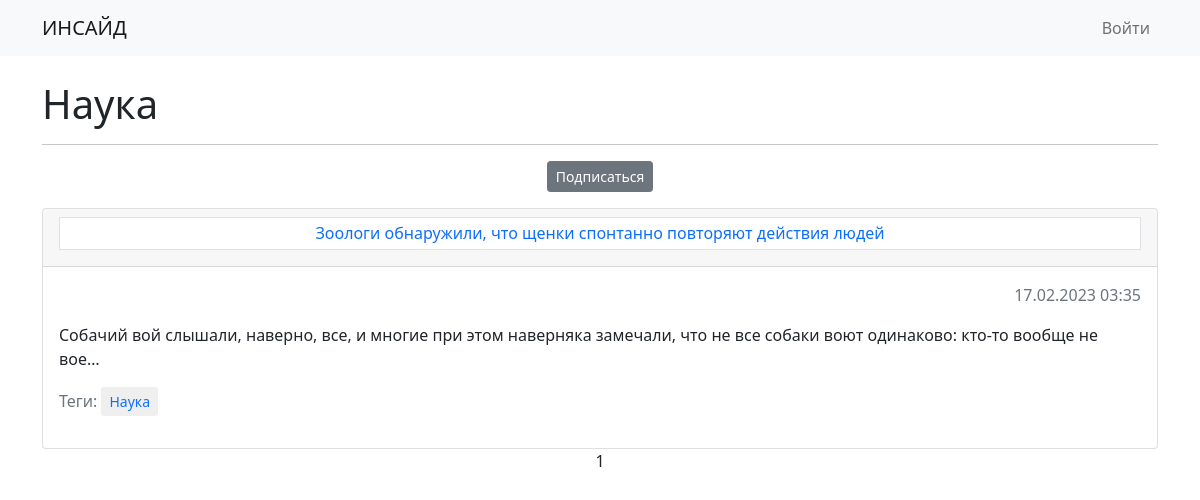
The app's page /news/categories/4, older data.
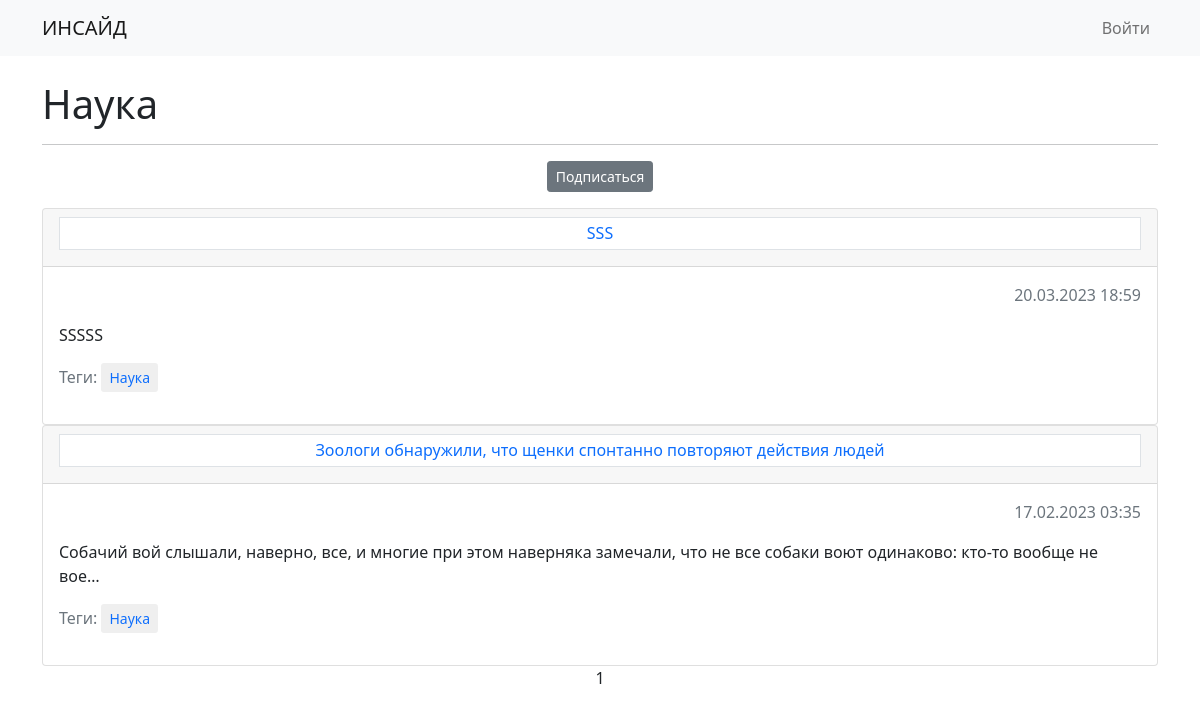
The same page, newer data.
### news/models.py (models this page shows, shortened)
class Post(models.Model):
    POST_TYPES = (
        ('N', 'Новость'),
        ('A', 'Статья'),
    )
    post_type = models.CharField(max_length=1, choices=POST_TYPES, verbose_name='Тип новости')
    headline = models.CharField(max_length=255, verbose_name='Заголовок')
    body_text = models.TextField(verbose_name='Текст')
    pub_date = models.DateTimeField(auto_now_add=True, verbose_name='Дата публикации')
    author = models.ForeignKey(Author, on_delete=models.CASCADE, verbose_name='Автор')
    category = models.ManyToManyField(Category, through='PostCategory', verbose_name='Категория')
    rating = models.IntegerField(default=0, verbose_name='Рейтинг')
    class Meta:
        verbose_name = 'Публикация'
        verbose_name_plural = 'Публикации'
    def preview(self):
        return f'{self.body_text[0:124]}...'
    preview.short_description = 'Превью'
    def display_category(self):
        return ', '.join([category.name for category in self.category.all()[:3]])
    display_category.short_description = 'Категория'

class Category(models.Model):
    name = models.CharField(max_length=50, unique=True, verbose_name='Название категории')
    subscribers = models.ManyToManyField(User, blank=True, null=True, related_name='categories')
    class Meta:
        verbose_name = 'Категория'
        verbose_name_plural = 'Категории'
    def __str__(self):
        return self.name

### news/views.py (the view)
# urls.py: path('categories/<int:pk>', CategoryListView.as_view(), name='category-list'),
class CategoryListView(NewsList):
    model = Post
    template_name = 'category_list.html'
    context_object_name = 'category_news_list'
    def get_queryset(self):
        self.category = get_object_or_404(Category, id=self.kwargs['pk'])
        queryset = Post.objects.filter(category=self.category).order_by('-pub_date')
        return queryset
    def get_context_data(self, **kwargs):
        context = super().get_context_data(**kwargs)
        context['is_not_subscriber'] = self.request.user not in self.category.subscribers.all()
        context['category'] = self.category
        return context

### news/censor.py (called while the page is built)
def censor_list():
    cens_list = []
    for i in _list:
        cens_list.append(i[1])
    return cens_list

### news/templatetags/custom_filters.py (called while the page is built)
@register.filter()
def censor(text):
    for word in text.split():
        if word in censor_list():
            text = text.replace(word, f'{word[0]}{"*"*(len(word)-1)}')
    return text

### news/views.py (called while the page is built)
    def get_context_data(self, **kwargs):
        context = super().get_context_data(**kwargs)
        context['categories'] = Category.objects.all()
        return context

### templates/category_list.html (shortened to what this page needs)
{% extends 'flatpages/default.html' %}
{% load custom_filters %}
{% load custom_tags %}
{% block content %}
    <br>
    <h1>{{category.name}}</h1>
    <hr>
    {% if is_not_subscriber %}
        <p class="text-center"><a href="{% url 'subscribe' pk=category.id %}" class="btn btn-secondary btn-sm">Подписаться</a></p>
    {% else %}
        <p class="text-center"><a href="{% url 'unsubscribe' pk=category.id %}" class="btn btn-secondary btn-sm">Отписаться</a></p>
    {% endif %}
    {% if category_news_list %}
        {% for post in category_news_list %}
            <div class="card">
                <div class="card-header">
                    <h6 class="card-title">
                        <a class="page-link text-center" href="{% url 'news-detail' pk=post.id %}">{{ post.headline }}</a>
                    </h6>
                </div>
                <div class="card-body">
                    <p class="text-secondary text-end">{{ post.pub_date|date:"d.m.Y" }} {{ post.pub_date|time:"H:i" }}</p>
                    <p class="text-start">{{ post.body_text|censor|truncatechars:128|linebreaks }}</p>
                    <p class="text-secondary">Теги:
                        {% for category in post.category.all %}
                            <button class="btn-sm border-0">
                                <a class="text-decoration-none" href="{% url 'category-list' pk=category.id %}">{{ category }}</a>
                            </button>
                        {% endfor %}
                    </p>
                </div>
            </div>
        {% endfor %}
    {% else %}
        <h3>В этой категории новостей нет</h3>
    {% endif %}
    <div class="pagination-sm text-center">
    {{ page_obj.number }}
    </div>
{% endblock content %}

Row changes from the older to the newer data that the page shows:
added Post: headline "SSS", pub_date "20.03.2023", pub_date "18:59", body_text|censor "SSSSS", Category (name "Наука")
